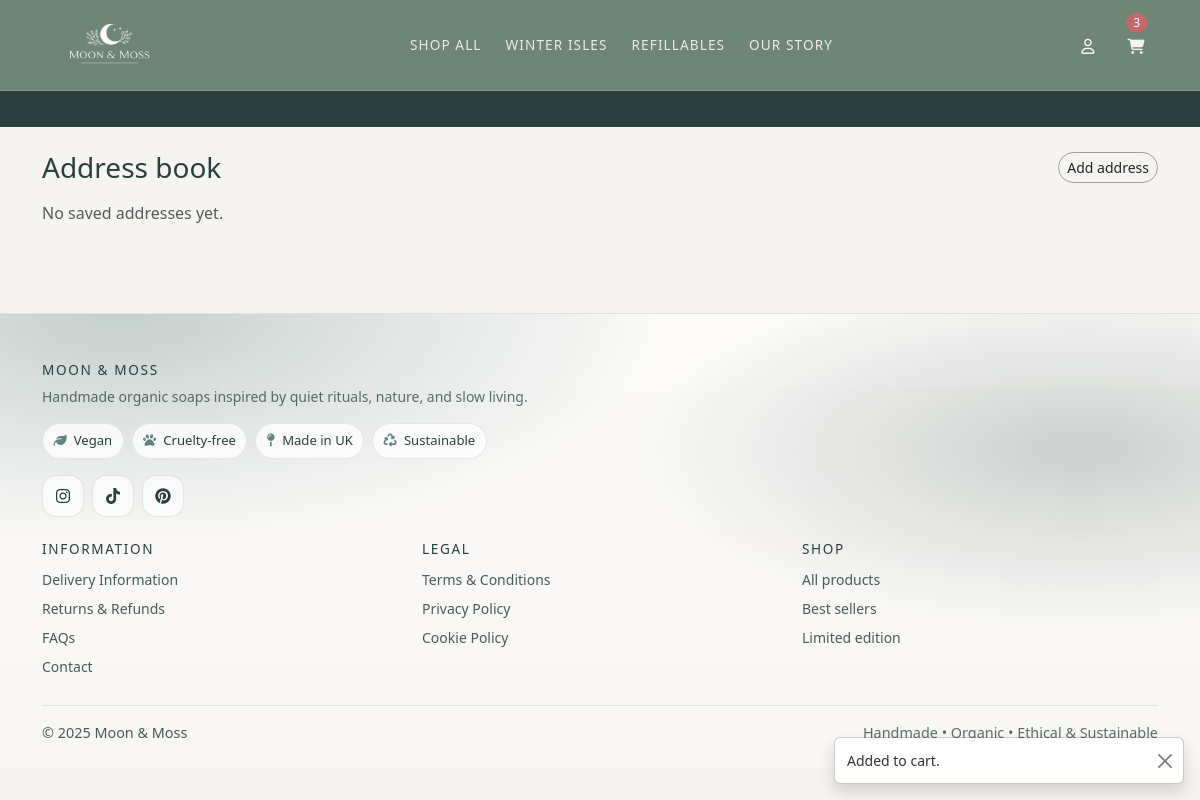
The app's page /accounts/addresses/ (signed in), older data.
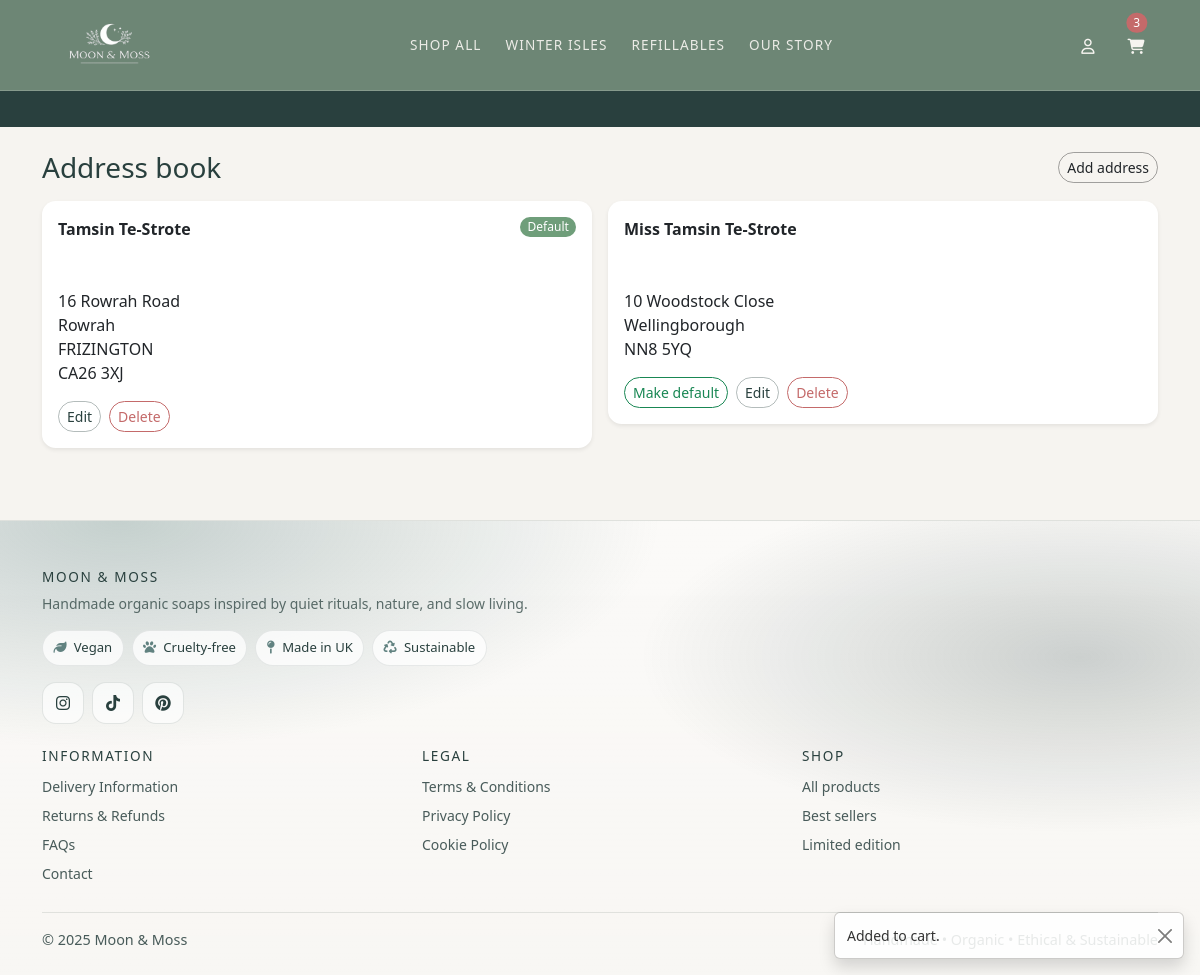
The same page, newer data.
### accounts/models.py (models this page shows, shortened)
class ShippingAddress(models.Model):
    user = models.ForeignKey(
        settings.AUTH_USER_MODEL,
        on_delete=models.CASCADE,
        related_name="shipping_addresses",
    )
    label = models.CharField(max_length=50, default="Home")
    full_name = models.CharField(max_length=100, blank=True)
    address_line1 = models.CharField(max_length=255)
    address_line2 = models.CharField(max_length=255, blank=True)
    city = models.CharField(max_length=100)
    postcode = models.CharField(max_length=20)
    is_default = models.BooleanField(default=False)
    created_at = models.DateTimeField(auto_now_add=True)

### accounts/views.py (the view)
# urls.py: path("addresses/", views.address_list, name="address_list"),
@login_required
def address_list(request):
    addresses = ShippingAddress.objects.filter(user=request.user).order_by("-is_default", "-created_at")
    return render(request, "accounts/address_list.html", {"addresses": addresses})

### cart/context_processors.py (called while the page is built)
def cart_count(request):
    cart = get_or_create_cart(request)
    try:
        count = sum(i.qty for i in cart.items.all())
    except Exception:
        count = 0
    return {"cart_count": count}

### cart/utils.py (called while the page is built)
def get_or_create_cart(request):
    if not request.session.session_key:
        request.session.create()
    request.session.set_expiry(60 * 60 * 24 * 14)
    session_key = request.session.session_key
    if request.user.is_authenticated:
        cart, _ = Cart.objects.get_or_create(
            user=request.user,
            defaults={"session_key": session_key},
        )
    else:
        cart, _ = Cart.objects.get_or_create(
            user=None,
            session_key=session_key,
        )
    return cart

### accounts/templates/accounts/address_list.html (shortened to what this page needs)
{% extends "base.html" %}
{% block content %}
<div class="d-flex justify-content-between align-items-center mb-3">
  <h1 class="h3 mb-0">Address book</h1>
  <a class="btn btn-sm btn-outline-dark" href="{% url 'accounts:address_add' %}">Add address</a>
</div>
{% if addresses %}
  <div class="row g-3">
    {% for a in addresses %}
      <div class="col-md-6">
        <div class="card border-0 shadow-sm">
          <div class="card-body">
            <div class="d-flex justify-content-between align-items-start">
              <div>
                <strong>{{ a.full_name }}</strong><br>
                <br><br>
                {{ a.address_line1 }}<br>
                {% if a.address_line2 %}{{ a.address_line2 }}<br>{% endif %}
                {{ a.city }}<br>
                <span class="text-uppercase">{{ a.postcode }}</span>
              </div>
              {% if a.is_default %}
                <span class="badge text-bg-success">Default</span>
              {% endif %}
            </div>
            <div class="d-flex gap-2 mt-3">
              {% if not a.is_default %}
                <a class="btn btn-sm btn-outline-success" href="{% url 'accounts:address_default' a.pk %}">Make default</a>
              {% endif %}
              <a class="btn btn-sm btn-outline-secondary" href="{% url 'accounts:address_edit' a.pk %}">Edit</a>
              <a class="btn btn-sm btn-outline-danger" href="{% url 'accounts:address_delete' a.pk %}">Delete</a>
            </div>
          </div>
        </div>
      </div>
    {% endfor %}
  </div>
{% else %}
  <p class="text-muted">No saved addresses yet.</p>
{% endif %}
{% endblock %}

Row changes from the older to the newer data that the page shows:
added ShippingAddress: full_name "Tamsin Te-Strote", address_line1 "16 Rowrah Road", address_line2 "Rowrah", city "FRIZINGTON", postcode "CA26 3XJ", is_default "Default"
added ShippingAddress: full_name "Miss Tamsin Te-Strote", address_line1 "10 Woodstock Close", city "Wellingborough", postcode "NN8 5YQ", is_default "Make default"
Text that changed along with them:
text no longer shown: "No saved addresses yet."
